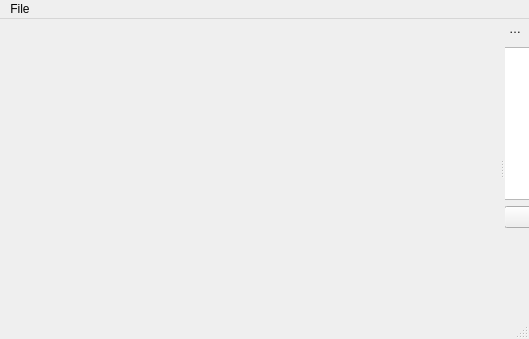
<?xml version="1.0" encoding="UTF-8"?>
<ui version="4.0">
 <class>MainLayout</class>
 <widget class="QMainWindow" name="MainLayout">
  <property name="geometry">
   <rect>
    <x>0</x>
    <y>0</y>
    <width>529</width>
    <height>339</height>
   </rect>
  </property>
  <property name="sizePolicy">
   <sizepolicy hsizetype="Expanding" vsizetype="Expanding">
    <horstretch>0</horstretch>
    <verstretch>0</verstretch>
   </sizepolicy>
  </property>
  <property name="windowTitle">
   <string>3DONT</string>
  </property>
  <widget class="QWidget" name="centralwidget">
   <property name="cursor">
    <cursorShape>SizeVerCursor</cursorShape>
   </property>
   <property name="autoFillBackground">
    <bool>false</bool>
   </property>
  </widget>
  <widget class="QMenuBar" name="menubar">
   <property name="geometry">
    <rect>
     <x>0</x>
     <y>0</y>
     <width>529</width>
     <height>27</height>
    </rect>
   </property>
   <property name="defaultUp">
    <bool>false</bool>
   </property>
   <property name="nativeMenuBar">
    <bool>true</bool>
   </property>
   <widget class="QMenu" name="menuFile">
    <property name="title">
     <string>File</string>
    </property>
    <addaction name="actionConnect_to_server"/>
   </widget>
   <addaction name="menuFile"/>
  </widget>
  <widget class="QStatusBar" name="statusbar"/>
  <widget class="QDockWidget" name="dockWidget">
   <property name="floating">
    <bool>false</bool>
   </property>
   <property name="features">
    <set>QDockWidget::DockWidgetFeature::DockWidgetMovable</set>
   </property>
   <property name="allowedAreas">
    <set>Qt::DockWidgetArea::LeftDockWidgetArea|Qt::DockWidgetArea::RightDockWidgetArea</set>
   </property>
   <property name="windowTitle">
    <string>Query</string>
   </property>
   <attribute name="dockWidgetArea">
    <number>2</number>
   </attribute>
   <widget class="QWidget" name="dockWidgetContents">
    <property name="sizePolicy">
     <sizepolicy hsizetype="Expanding" vsizetype="Preferred">
      <horstretch>1</horstretch>
      <verstretch>0</verstretch>
     </sizepolicy>
    </property>
    <property name="styleSheet">
     <string notr="true"/>
    </property>
    <widget class="QWidget" name="verticalLayoutWidget">
     <property name="geometry">
      <rect>
       <x>-1</x>
       <y>9</y>
       <width>121</width>
       <height>181</height>
      </rect>
     </property>
     <property name="sizePolicy">
      <sizepolicy hsizetype="Expanding" vsizetype="Preferred">
       <horstretch>1</horstretch>
       <verstretch>0</verstretch>
      </sizepolicy>
     </property>
     <layout class="QVBoxLayout" name="verticalLayout" stretch="0,0">
      <property name="sizeConstraint">
       <enum>QLayout::SizeConstraint::SetNoConstraint</enum>
      </property>
      <item>
       <widget class="QTextEdit" name="queryTextBox">
        <property name="sizePolicy">
         <sizepolicy hsizetype="Ignored" vsizetype="Expanding">
          <horstretch>1</horstretch>
          <verstretch>0</verstretch>
         </sizepolicy>
        </property>
       </widget>
      </item>
      <item>
       <widget class="QPushButton" name="executeQueryButton">
        <property name="sizePolicy">
         <sizepolicy hsizetype="Ignored" vsizetype="Fixed">
          <horstretch>1</horstretch>
          <verstretch>0</verstretch>
         </sizepolicy>
        </property>
        <property name="text">
         <string>execute</string>
        </property>
       </widget>
      </item>
     </layout>
    </widget>
   </widget>
  </widget>
  <action name="actionConnect_to_server">
   <property name="text">
    <string>Connect to server</string>
   </property>
  </action>
 </widget>
 <resources/>
 <connections/>
</ui>
